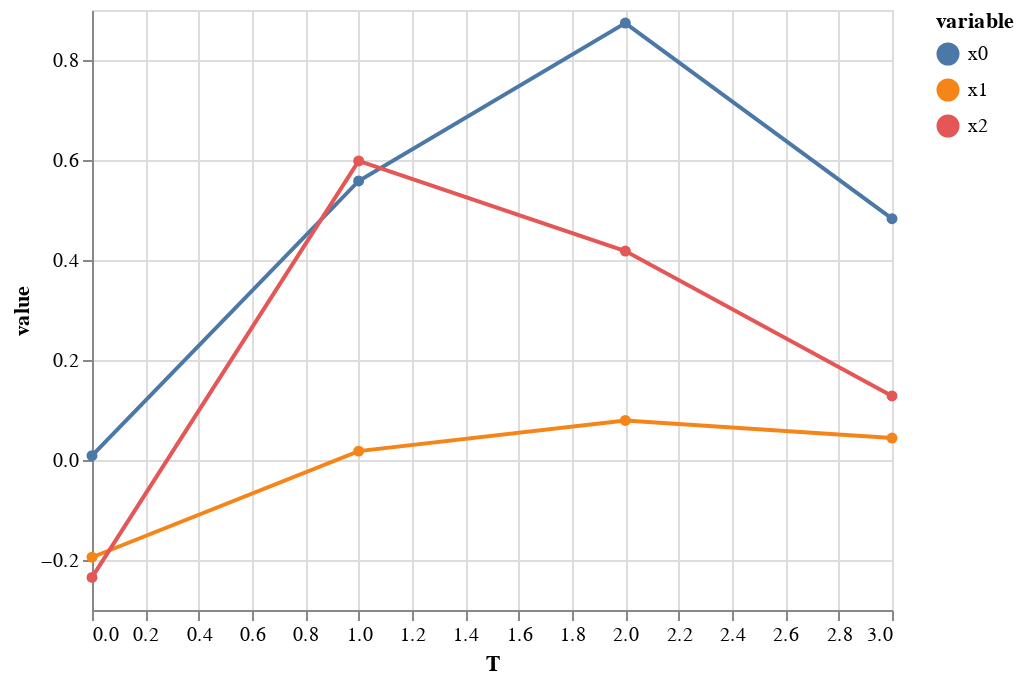

Source (notebook cell):
### Code cell
alt.Chart(fd_df).mark_line(point=True).encode(
    x = "T",
    y = "value",
    color = "variable"
)

### Figure 1 — Vega-Lite specification as saved in the notebook (floating-point values rounded to 4 significant figures)
{"config": {"view": {"continuousWidth": 400, "continuousHeight": 300}}, "data": {"name": "data-dfe2d697cbbae35366b980c78246a319"}, "mark": {"type": "line", "point": true}, "encoding": {"color": {"field": "variable", "type": "nominal"}, "x": {"field": "T", "type": "quantitative"}, "y": {"field": "value", "type": "quantitative"}}, "$schema": "https://vega.github.io/schema/vega-lite/v4.17.0.json", "datasets": {"data-dfe2d697cbbae35366b980c78246a319": [{"T": 0, "variable": "x0", "value": 0.008676}, {"T": 1, "variable": "x0", "value": 0.558}, {"T": 2, "variable": "x0", "value": 0.8738}, {"T": 3, "variable": "x0", "value": 0.4825}, {"T": 0, "variable": "x1", "value": -0.1945}, {"T": 1, "variable": "x1", "value": 0.01778}, {"T": 2, "variable": "x1", "value": 0.07903}, {"T": 3, "variable": "x1", "value": 0.04383}, {"T": 0, "variable": "x2", "value": -0.2348}, {"T": 1, "variable": "x2", "value": 0.5981}, {"T": 2, "variable": "x2", "value": 0.4178}, {"T": 3, "variable": "x2", "value": 0.1281}]}}
